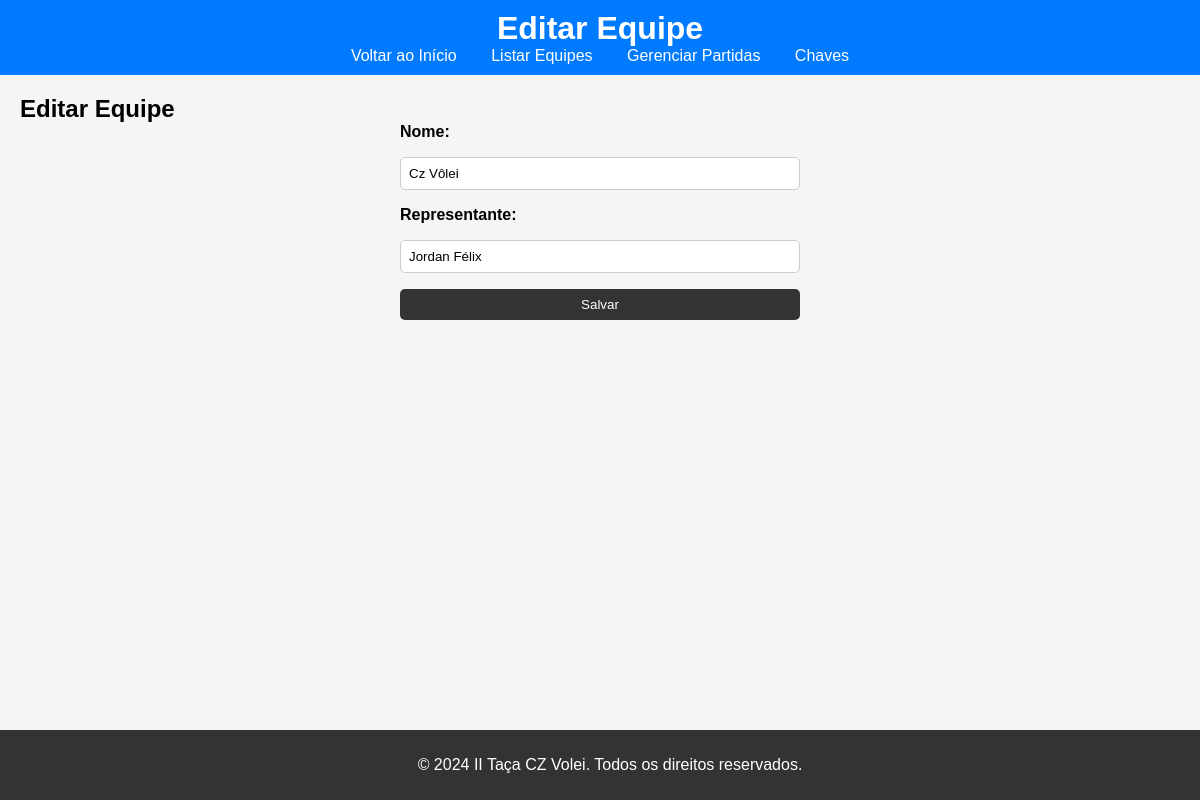
Before: /equipes/editar/1 with the older database file.
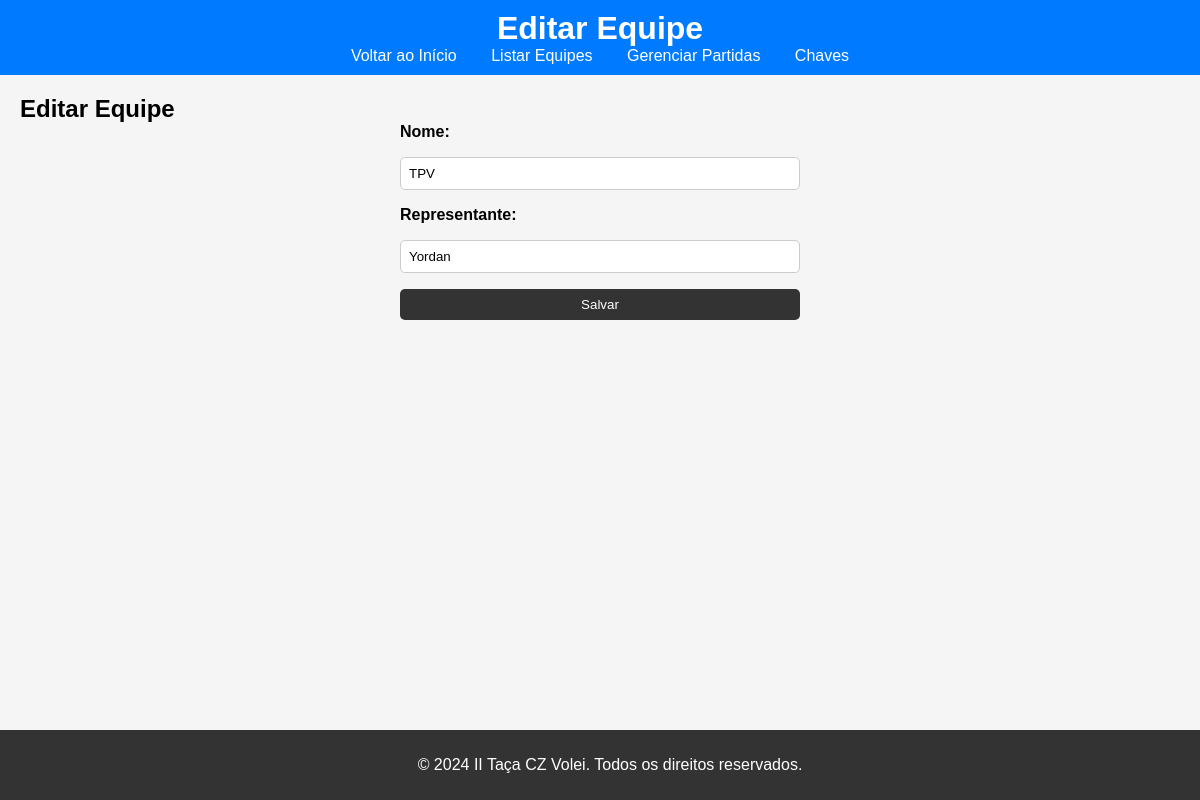
After: the same page with the newer database file.
### tables this page shows
CREATE TABLE equipes (
                id INTEGER NOT NULL PRIMARY KEY AUTOINCREMENT,
                nome VARCHAR(255) NOT NULL,
                representante VARCHAR(255) NOT NULL
            );

### app.py (the view)
@app.route("/equipes/editar/<int:id>", methods=['GET', 'POST'])
def editar_equipe(id):
    if request.method == 'POST':
        dados = request.form.to_dict()
        e.atualiza_equipe(id, dados.get('nome'), dados.get('representante'))
        return redirect('/')
    equipe = e.detalha_equipe(id)
    if equipe is None:
        flash('Equipe não encontrada')
        return redirect('/')
    return render_template('form_equipe.html', equipe=equipe, title='Editar Equipe')

### db.py (called while the page is built)
    def detalha_equipe(id):
        conn = sqlite3.connect('II_Taca_CZ_Volei.db')
        cursor = conn.cursor()
        cursor.execute("""
            SELECT * FROM equipes
            WHERE id=?;
        """, (id,))
        item = cursor.fetchone()
        conn.close()
        if item is None:
            return None
        return {
            'id': item[0],
            'nome': item[1],
            'representante': item[2],
        }

### templates/form_equipe.html (shortened to what this page needs)
<!DOCTYPE html>
<html lang="pt-BR">
<head>
    <link rel="stylesheet" href="{{ url_for('static', filename='styles.css') }}">
</head>
<body>
    <header>
        <h1>{{ title }}</h1>
        <nav>
            <a href="/">Voltar ao Início</a>
            <a href="/equipes">Listar Equipes</a>
            <a href="/partidas">Gerenciar Partidas</a>
            <a href="/chaves">Chaves</a>
        </nav>
    </header>
    <main>
        <h2>{{ title }}</h2>
        <form method="post">
            <label for="nome">Nome: </label>
            <input type="text" id="nome" name="nome" value="{{ equipe.nome if equipe else '' }}" required>
            <label for="representante">Representante: </label>
            <input type="text" id="representante" name="representante" value="{{ equipe.representante if equipe else '' }}" required>
            <button type="submit">Salvar</button>
        </form>
    </main>
    <footer>
        <p>&copy; 2024 II Taça CZ Volei. Todos os direitos reservados.</p>
    </footer>
</body>
</html>

Changed rows visible on the page:
changed equipes: nome "Cz Vôlei" → "TPV"; representante "Jordan Félix" → "Yordan"
